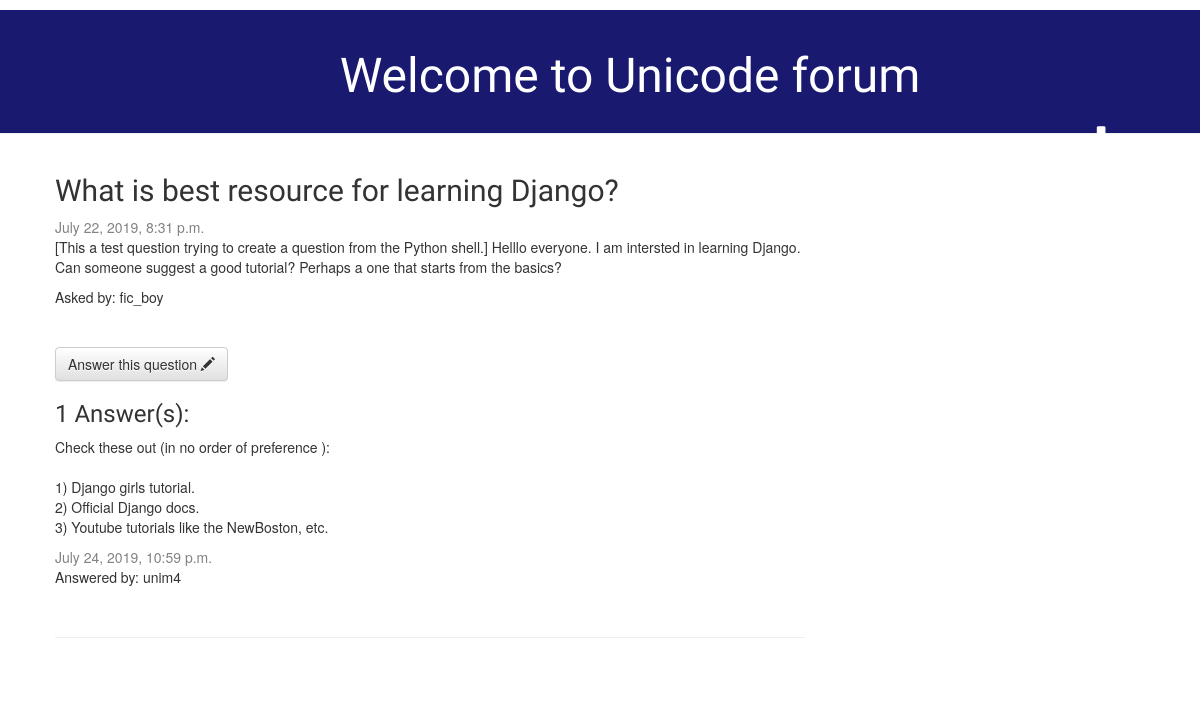
The app's page /question/3/, older data.
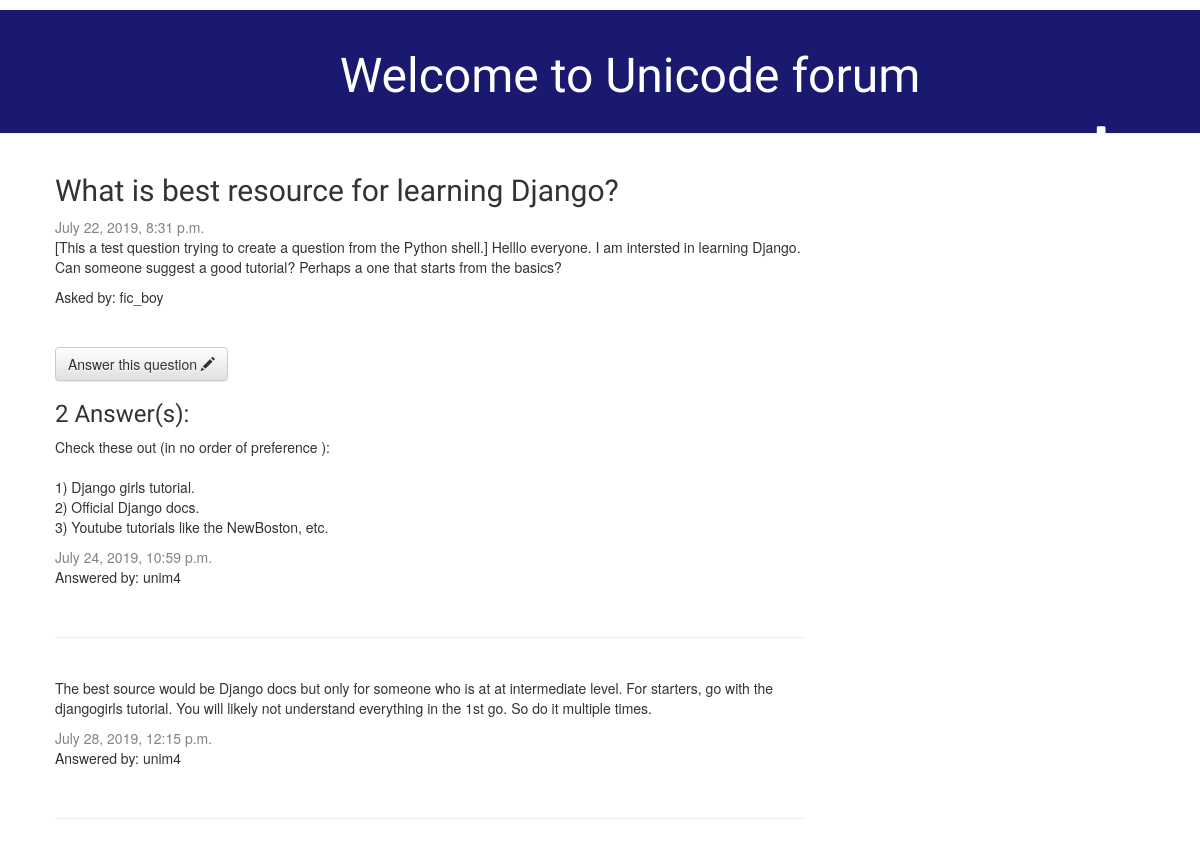
The same page, newer data.
### forum/models.py (models this page shows, shortened)
class Answer(models.Model):
	answer_to = models.ForeignKey(Question, on_delete=models.CASCADE, default = None)
	text = models.TextField()
	published_date = models.DateTimeField(default=timezone.now)
	author = models.ForeignKey(TeamMember, on_delete=models.CASCADE)

class TeamMember(models.Model):
	first_name = models.CharField(max_length = 30)
	last_name = models.CharField(max_length = 30)
	username = models.CharField(max_length = 10, unique=True, validators=[alphanumeric])
	department = models.CharField(max_length = 20)
	def __str__(self):
		return self.username

### forum/views.py (the view)
# urls.py: path('question/<int:pk>/', views.question_detail, name = 'question_detail'),
def question_detail(request, pk):
		question = get_object_or_404(Question, pk = pk)
		answers = Answer.objects.filter (answer_to = question)
		answer_count = len(answers)
		return render(request, 'forum/question_detail.html', { 'question' : question, 'answers' : answers, 'answer_count' : answer_count})

### forum/models.py (called while the page is built)
	def __str__(self):
		return self.username

### forum/templates/forum/question_detail.html
{% extends 'forum/base.html' %}
{% block content %}
    <div class="question">
        <h2>{{ question.title }}</h2>
		{% if question.published_date %}
            <div class="date">
                {{ question.published_date }}
            </div>
        {% endif %}
        <p>{{ question.text | linebreaksbr }}</p>
		<p>Asked by: {{question.author}}</p>
    </div>
	<br>
	<a class="btn btn-default" href = "{% url 'answer_new' pk=question.pk %}">Answer this question <span class="glyphicon glyphicon-pencil"></span></a>
	<h3>{{answer_count}} Answer(s):</h3>
	<div class = "answers">
		{% for answer in answers %}
			<p>{{ answer.text|linebreaksbr }}</p>
			{% if answer.published_date %}
				<div class="date">
					{{ answer.published_date }}
				</div>
			{% endif %}
			<p>Answered by: {{answer.author}}</p>
			<br>
			<hr>
			<br>
		{% endfor %}
	</div>
{% endblock %}

Row changes from the older to the newer data that the page shows:
added Answer: text "The best source would be Django docs but only for someone who is at at intermediate level. For starters, go with the djangogirls tutorial. You will likely not understand everything in the 1st go. So do it multiple times.", published_date "July 28, 2019, 12:15 p.m.", author "unim4"
Text that changed along with them:
{{ answer_count }}: "1" → "2"
